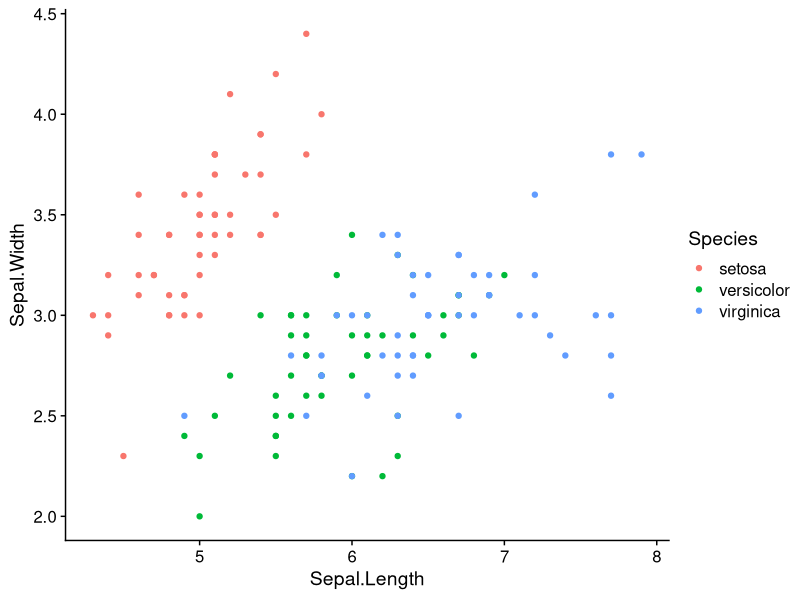

The R source for this figure:
## ---- chunk 1
#| code-fold: true
# fit a linear regression model
model <- lm(mpg ~ wt, data = mtcars)
# print the model summary
summary(model)
## ---- chunk 2
library(ggplot2)
library(cowplot)
# plot a very nice plot based on iris dataset
ggplot(iris, aes(x = Sepal.Length, y = Sepal.Width, color = Species)) +
  geom_point() +
  theme_half_open()
